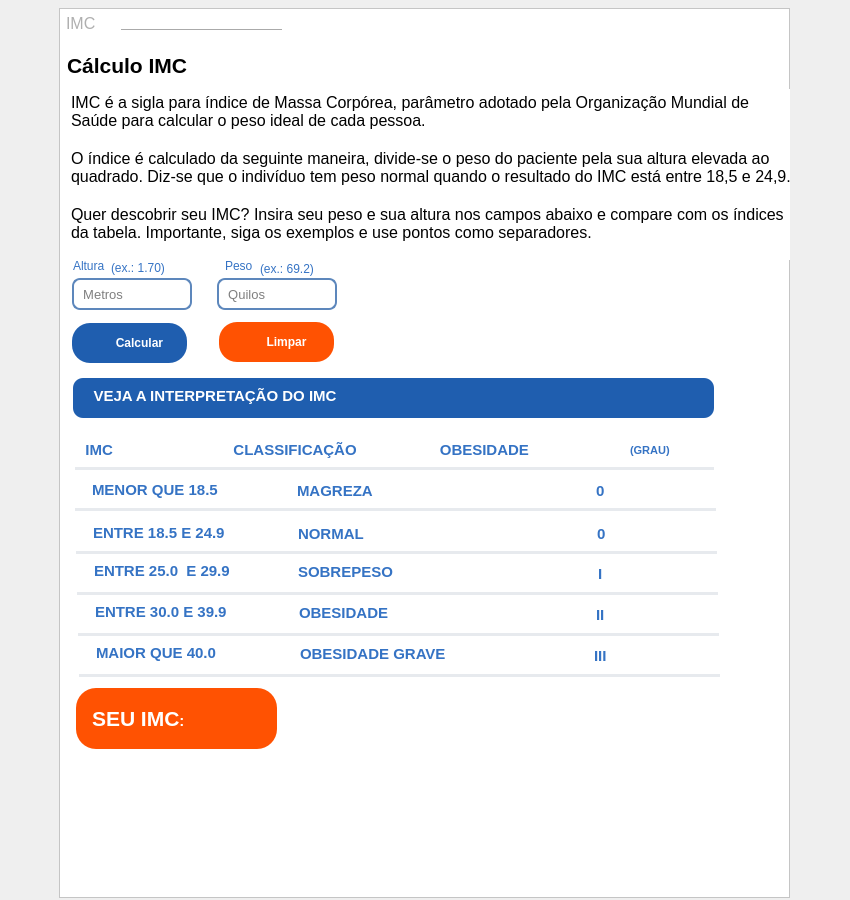
<?xml version="1.0" encoding="UTF-8"?>
<ui version="4.0">
 <class>imc</class>
 <widget class="QMainWindow" name="imc">
  <property name="geometry">
   <rect>
    <x>0</x>
    <y>0</y>
    <width>850</width>
    <height>900</height>
   </rect>
  </property>
  <property name="minimumSize">
   <size>
    <width>0</width>
    <height>890</height>
   </size>
  </property>
  <property name="windowTitle">
   <string>IMC</string>
  </property>
  <widget class="QWidget" name="centralwidget">
   <property name="minimumSize">
    <size>
     <width>0</width>
     <height>890</height>
    </size>
   </property>
   <layout class="QGridLayout" name="gridLayout">
    <property name="leftMargin">
     <number>0</number>
    </property>
    <property name="topMargin">
     <number>0</number>
    </property>
    <property name="rightMargin">
     <number>0</number>
    </property>
    <property name="bottomMargin">
     <number>0</number>
    </property>
    <property name="spacing">
     <number>0</number>
    </property>
    <item row="0" column="1">
     <widget class="QFrame" name="frame">
      <property name="minimumSize">
       <size>
        <width>0</width>
        <height>890</height>
       </size>
      </property>
      <property name="maximumSize">
       <size>
        <width>731</width>
        <height>884</height>
       </size>
      </property>
      <property name="styleSheet">
       <string notr="true">background-color: rgb(255, 255, 255);</string>
      </property>
      <property name="frameShape">
       <enum>QFrame::StyledPanel</enum>
      </property>
      <property name="frameShadow">
       <enum>QFrame::Raised</enum>
      </property>
      <widget class="QTextEdit" name="textEdit">
       <property name="geometry">
        <rect>
         <x>3</x>
         <y>2</y>
         <width>61</width>
         <height>31</height>
        </rect>
       </property>
       <property name="styleSheet">
        <string notr="true">font: 12pt &quot;Courier&quot;;
border: none;</string>
       </property>
       <property name="html">
        <string>&lt;!DOCTYPE HTML PUBLIC &quot;-//W3C//DTD HTML 4.0//EN&quot; &quot;http://www.w3.org/TR/REC-html40/strict.dtd&quot;&gt;
&lt;html&gt;&lt;head&gt;&lt;meta name=&quot;qrichtext&quot; content=&quot;1&quot; /&gt;&lt;style type=&quot;text/css&quot;&gt;
p, li { white-space: pre-wrap; }
&lt;/style&gt;&lt;/head&gt;&lt;body style=&quot; font-family:'Courier'; font-size:12pt; font-weight:400; font-style:normal;&quot;&gt;
&lt;p style=&quot; margin-top:0px; margin-bottom:0px; margin-left:0px; margin-right:0px; -qt-block-indent:0; text-indent:0px;&quot;&gt;&lt;span style=&quot; font-family:'MS Shell Dlg 2'; color:#afafaf;&quot;&gt;IMC&lt;/span&gt;&lt;/p&gt;&lt;/body&gt;&lt;/html&gt;</string>
       </property>
      </widget>
      <widget class="Line" name="line">
       <property name="geometry">
        <rect>
         <x>62</x>
         <y>12</y>
         <width>161</width>
         <height>20</height>
        </rect>
       </property>
       <property name="orientation">
        <enum>Qt::Horizontal</enum>
       </property>
      </widget>
      <widget class="QTextEdit" name="textEdit_2">
       <property name="geometry">
        <rect>
         <x>4</x>
         <y>41</y>
         <width>141</width>
         <height>41</height>
        </rect>
       </property>
       <property name="styleSheet">
        <string notr="true">font: 8pt &quot;Arial&quot;;
border: none;</string>
       </property>
       <property name="html">
        <string>&lt;!DOCTYPE HTML PUBLIC &quot;-//W3C//DTD HTML 4.0//EN&quot; &quot;http://www.w3.org/TR/REC-html40/strict.dtd&quot;&gt;
&lt;html&gt;&lt;head&gt;&lt;meta name=&quot;qrichtext&quot; content=&quot;1&quot; /&gt;&lt;style type=&quot;text/css&quot;&gt;
p, li { white-space: pre-wrap; }
&lt;/style&gt;&lt;/head&gt;&lt;body style=&quot; font-family:'Arial'; font-size:8pt; font-weight:400; font-style:normal;&quot;&gt;
&lt;p style=&quot; margin-top:0px; margin-bottom:0px; margin-left:0px; margin-right:0px; -qt-block-indent:0; text-indent:0px;&quot;&gt;&lt;span style=&quot; font-family:'MS Shell Dlg 2'; font-size:16pt; font-weight:600;&quot;&gt;Cálculo IMC&lt;/span&gt;&lt;/p&gt;&lt;/body&gt;&lt;/html&gt;</string>
       </property>
      </widget>
      <widget class="QTextEdit" name="textEdit_3">
       <property name="geometry">
        <rect>
         <x>8</x>
         <y>81</y>
         <width>731</width>
         <height>171</height>
        </rect>
       </property>
       <property name="styleSheet">
        <string notr="true">colo: c0c0c0;
font: 10pt &quot;Arial&quot;;
border:none;</string>
       </property>
       <property name="html">
        <string>&lt;!DOCTYPE HTML PUBLIC &quot;-//W3C//DTD HTML 4.0//EN&quot; &quot;http://www.w3.org/TR/REC-html40/strict.dtd&quot;&gt;
&lt;html&gt;&lt;head&gt;&lt;meta name=&quot;qrichtext&quot; content=&quot;1&quot; /&gt;&lt;style type=&quot;text/css&quot;&gt;
p, li { white-space: pre-wrap; }
&lt;/style&gt;&lt;/head&gt;&lt;body style=&quot; font-family:'Arial'; font-size:10pt; font-weight:400; font-style:normal;&quot;&gt;
&lt;p style=&quot; margin-top:0px; margin-bottom:0px; margin-left:0px; margin-right:0px; -qt-block-indent:0; text-indent:0px;&quot;&gt;&lt;span style=&quot; font-size:12pt;&quot;&gt;IMC é a sigla para índice de Massa Corpórea, parâmetro adotado pela Organização Mundial de Saúde para calcular o peso ideal de cada pessoa.&lt;/span&gt;&lt;/p&gt;
&lt;p style=&quot;-qt-paragraph-type:empty; margin-top:0px; margin-bottom:0px; margin-left:0px; margin-right:0px; -qt-block-indent:0; text-indent:0px; font-size:12pt;&quot;&gt;&lt;br /&gt;&lt;/p&gt;
&lt;p style=&quot; margin-top:0px; margin-bottom:0px; margin-left:0px; margin-right:0px; -qt-block-indent:0; text-indent:0px;&quot;&gt;&lt;span style=&quot; font-size:12pt;&quot;&gt;O índice é calculado da seguinte maneira, divide-se o peso do paciente pela sua altura elevada ao quadrado. Diz-se que o indivíduo tem peso normal quando o resultado do IMC está entre 18,5 e 24,9.&lt;/span&gt;&lt;/p&gt;
&lt;p style=&quot;-qt-paragraph-type:empty; margin-top:0px; margin-bottom:0px; margin-left:0px; margin-right:0px; -qt-block-indent:0; text-indent:0px; font-size:12pt;&quot;&gt;&lt;br /&gt;&lt;/p&gt;
&lt;p style=&quot; margin-top:0px; margin-bottom:0px; margin-left:0px; margin-right:0px; -qt-block-indent:0; text-indent:0px;&quot;&gt;&lt;span style=&quot; font-size:12pt;&quot;&gt;Quer descobrir seu IMC? Insira seu peso e sua altura nos campos abaixo e compare com os índices da tabela. Importante, siga os exemplos e use pontos como separadores.&lt;/span&gt;&lt;/p&gt;&lt;/body&gt;&lt;/html&gt;</string>
       </property>
      </widget>
      <widget class="QLabel" name="label_altura">
       <property name="geometry">
        <rect>
         <x>14</x>
         <y>250</y>
         <width>41</width>
         <height>16</height>
        </rect>
       </property>
       <property name="styleSheet">
        <string notr="true">font: 10pt &quot;Arial&quot;;
color: #3573c4;</string>
       </property>
       <property name="text">
        <string>Altura</string>
       </property>
      </widget>
      <widget class="QLabel" name="label_170">
       <property name="geometry">
        <rect>
         <x>52</x>
         <y>250</y>
         <width>61</width>
         <height>20</height>
        </rect>
       </property>
       <property name="styleSheet">
        <string notr="true">font: 9pt &quot;Arial&quot;;
color: #3573c4;</string>
       </property>
       <property name="text">
        <string>(ex.: 1.70)</string>
       </property>
      </widget>
      <widget class="QLabel" name="label_peso">
       <property name="geometry">
        <rect>
         <x>166</x>
         <y>250</y>
         <width>41</width>
         <height>16</height>
        </rect>
       </property>
       <property name="styleSheet">
        <string notr="true">font: 10pt &quot;Arial&quot;;
color: #3573c4;</string>
       </property>
       <property name="text">
        <string>Peso</string>
       </property>
      </widget>
      <widget class="QLabel" name="label_171">
       <property name="geometry">
        <rect>
         <x>201</x>
         <y>250</y>
         <width>61</width>
         <height>21</height>
        </rect>
       </property>
       <property name="styleSheet">
        <string notr="true">font: 9pt &quot;Arial&quot;;
color: #3573c4;</string>
       </property>
       <property name="text">
        <string>(ex.: 69.2)</string>
       </property>
      </widget>
      <widget class="QLineEdit" name="lineEdit_altura">
       <property name="geometry">
        <rect>
         <x>13</x>
         <y>270</y>
         <width>120</width>
         <height>32</height>
        </rect>
       </property>
       <property name="sizePolicy">
        <sizepolicy hsizetype="Expanding" vsizetype="Expanding">
         <horstretch>0</horstretch>
         <verstretch>0</verstretch>
        </sizepolicy>
       </property>
       <property name="baseSize">
        <size>
         <width>0</width>
         <height>0</height>
        </size>
       </property>
       <property name="font">
        <font>
         <family>Arial</family>
         <pointsize>10</pointsize>
        </font>
       </property>
       <property name="styleSheet">
        <string notr="true">border: 2px solid #5D87BC;
border-radius: 8px;</string>
       </property>
       <property name="placeholderText">
        <string>  Metros</string>
       </property>
      </widget>
      <widget class="QLineEdit" name="lineEdit_peso">
       <property name="geometry">
        <rect>
         <x>158</x>
         <y>270</y>
         <width>120</width>
         <height>32</height>
        </rect>
       </property>
       <property name="sizePolicy">
        <sizepolicy hsizetype="Expanding" vsizetype="Expanding">
         <horstretch>0</horstretch>
         <verstretch>0</verstretch>
        </sizepolicy>
       </property>
       <property name="baseSize">
        <size>
         <width>0</width>
         <height>0</height>
        </size>
       </property>
       <property name="font">
        <font>
         <family>Arial</family>
         <pointsize>10</pointsize>
        </font>
       </property>
       <property name="styleSheet">
        <string notr="true">border: 2px solid #5D87BC;
border-radius: 8px;</string>
       </property>
       <property name="alignment">
        <set>Qt::AlignLeading|Qt::AlignLeft|Qt::AlignVCenter</set>
       </property>
       <property name="placeholderText">
        <string>  Quilos</string>
       </property>
      </widget>
      <widget class="QPushButton" name="pb_calcular">
       <property name="geometry">
        <rect>
         <x>13</x>
         <y>315</y>
         <width>115</width>
         <height>40</height>
        </rect>
       </property>
       <property name="layoutDirection">
        <enum>Qt::RightToLeft</enum>
       </property>
       <property name="styleSheet">
        <string notr="true">background-color: #1f5eaf;
font: 75 10pt &quot;Arial&quot;;
color: #FFF;
border-radius: 18px;
font-weight: 600;</string>
       </property>
       <property name="text">
        <string>      Calcular</string>
       </property>
       <property name="icon">
        <iconset>
         <normaloff>../../../../Downloads/a (1).png</normaloff>
         <normalon>../../../../Downloads/a (1).png</normalon>../../../../Downloads/a (1).png</iconset>
       </property>
       <property name="iconSize">
        <size>
         <width>25</width>
         <height>25</height>
        </size>
       </property>
      </widget>
      <widget class="QPushButton" name="pb_limpar">
       <property name="geometry">
        <rect>
         <x>160</x>
         <y>314</y>
         <width>115</width>
         <height>40</height>
        </rect>
       </property>
       <property name="layoutDirection">
        <enum>Qt::RightToLeft</enum>
       </property>
       <property name="styleSheet">
        <string notr="true">background-color: #ff5202;
font: 75 10pt &quot;Arial&quot;;
color: #FFF;
border-radius: 18px;
font-weight: 600;</string>
       </property>
       <property name="text">
        <string>      Limpar</string>
       </property>
       <property name="icon">
        <iconset>
         <normaloff>../../../../Downloads/a (2).png</normaloff>
         <normalon>../../../../Downloads/a (2).png</normalon>../../../../Downloads/a (2).png</iconset>
       </property>
       <property name="iconSize">
        <size>
         <width>25</width>
         <height>25</height>
        </size>
       </property>
      </widget>
      <widget class="QTextEdit" name="textEdit_interpretacao">
       <property name="geometry">
        <rect>
         <x>14</x>
         <y>370</y>
         <width>641</width>
         <height>40</height>
        </rect>
       </property>
       <property name="sizePolicy">
        <sizepolicy hsizetype="Expanding" vsizetype="Expanding">
         <horstretch>0</horstretch>
         <verstretch>0</verstretch>
        </sizepolicy>
       </property>
       <property name="font">
        <font>
         <family>Arial</family>
         <pointsize>10</pointsize>
         <italic>false</italic>
        </font>
       </property>
       <property name="styleSheet">
        <string notr="true">background-color: #1f5eaf;
font: 75 10pt &quot;Arial&quot;;
font: 10pt &quot;Arial&quot;;
color: #FFF;
border-radius: 10px;
padding-top: 5px;</string>
       </property>
       <property name="html">
        <string>&lt;!DOCTYPE HTML PUBLIC &quot;-//W3C//DTD HTML 4.0//EN&quot; &quot;http://www.w3.org/TR/REC-html40/strict.dtd&quot;&gt;
&lt;html&gt;&lt;head&gt;&lt;meta name=&quot;qrichtext&quot; content=&quot;1&quot; /&gt;&lt;style type=&quot;text/css&quot;&gt;
p, li { white-space: pre-wrap; }
&lt;/style&gt;&lt;/head&gt;&lt;body style=&quot; font-family:'Arial'; font-size:10pt; font-weight:400; font-style:normal;&quot;&gt;
&lt;p style=&quot; margin-top:0px; margin-bottom:0px; margin-left:0px; margin-right:0px; -qt-block-indent:0; text-indent:0px;&quot;&gt;&lt;span style=&quot; font-size:11pt; font-weight:600;&quot;&gt;    VEJA A INTERPRETAÇÃO DO IMC&lt;/span&gt;&lt;/p&gt;&lt;/body&gt;&lt;/html&gt;</string>
       </property>
      </widget>
      <widget class="QWidget" name="widget_tabela" native="true">
       <property name="geometry">
        <rect>
         <x>16</x>
         <y>422</y>
         <width>691</width>
         <height>251</height>
        </rect>
       </property>
       <property name="styleSheet">
        <string notr="true"/>
       </property>
       <widget class="QLabel" name="label_title_imc">
        <property name="geometry">
         <rect>
          <x>-2</x>
          <y>-1</y>
          <width>641</width>
          <height>41</height>
         </rect>
        </property>
        <property name="styleSheet">
         <string notr="true">font-size: 11pt;
color: #3573c4;
font-weight: 500;
border-bottom: 3px solid #e7eaee;</string>
        </property>
        <property name="text">
         <string>   IMC                             CLASSIFICAÇÃO                    OBESIDADE</string>
        </property>
       </widget>
       <widget class="QLabel" name="label_2">
        <property name="geometry">
         <rect>
          <x>555</x>
          <y>10</y>
          <width>51</width>
          <height>21</height>
         </rect>
        </property>
        <property name="styleSheet">
         <string notr="true">font-size: 8pt;
color: #3573c4;
font-weight: 500;
</string>
        </property>
        <property name="text">
         <string>(GRAU)</string>
        </property>
       </widget>
       <widget class="QWidget" name="widget_normal" native="true">
        <property name="geometry">
         <rect>
          <x>1</x>
          <y>83</y>
          <width>641</width>
          <height>41</height>
         </rect>
        </property>
        <property name="styleSheet">
         <string notr="true">border-bottom: 3px solid #e7eaee;</string>
        </property>
        <widget class="QLabel" name="label">
         <property name="geometry">
          <rect>
           <x>17</x>
           <y>9</y>
           <width>151</width>
           <height>21</height>
          </rect>
         </property>
         <property name="styleSheet">
          <string notr="true">font-size: 11pt;
border: none;
color: #3573c4;
font-weight: 500;</string>
         </property>
         <property name="text">
          <string>ENTRE 18.5 E 24.9</string>
         </property>
        </widget>
        <widget class="QLabel" name="label_4">
         <property name="geometry">
          <rect>
           <x>222</x>
           <y>10</y>
           <width>151</width>
           <height>21</height>
          </rect>
         </property>
         <property name="styleSheet">
          <string notr="true">font-size: 11pt;
border: none;
color: #3573c4;
font-weight: 500;</string>
         </property>
         <property name="text">
          <string>NORMAL</string>
         </property>
        </widget>
        <widget class="QLabel" name="label_5">
         <property name="geometry">
          <rect>
           <x>521</x>
           <y>10</y>
           <width>41</width>
           <height>21</height>
          </rect>
         </property>
         <property name="styleSheet">
          <string notr="true">font-size: 11pt;
color: #3573c4;
font-weight: 500;
border:none;</string>
         </property>
         <property name="text">
          <string>0</string>
         </property>
        </widget>
       </widget>
       <widget class="QWidget" name="widget_sobrepeso" native="true">
        <property name="geometry">
         <rect>
          <x>2</x>
          <y>124</y>
          <width>641</width>
          <height>41</height>
         </rect>
        </property>
        <property name="styleSheet">
         <string notr="true">border-bottom: 3px solid #e7eaee;</string>
        </property>
        <widget class="QLabel" name="label_6">
         <property name="geometry">
          <rect>
           <x>17</x>
           <y>6</y>
           <width>151</width>
           <height>21</height>
          </rect>
         </property>
         <property name="styleSheet">
          <string notr="true">font-size: 11pt;
border: none;
color: #3573c4;
font-weight: 500;</string>
         </property>
         <property name="text">
          <string>ENTRE 25.0  E 29.9</string>
         </property>
        </widget>
        <widget class="QLabel" name="label_7">
         <property name="geometry">
          <rect>
           <x>221</x>
           <y>7</y>
           <width>151</width>
           <height>21</height>
          </rect>
         </property>
         <property name="styleSheet">
          <string notr="true">font-size: 11pt;
border: none;
color: #3573c4;
font-weight: 500;</string>
         </property>
         <property name="text">
          <string>SOBREPESO</string>
         </property>
        </widget>
        <widget class="QLabel" name="label_8">
         <property name="geometry">
          <rect>
           <x>521</x>
           <y>9</y>
           <width>41</width>
           <height>21</height>
          </rect>
         </property>
         <property name="styleSheet">
          <string notr="true">font-size: 11pt;
border: none;
color: #3573c4;
font-weight: 500;
</string>
         </property>
         <property name="text">
          <string>I</string>
         </property>
        </widget>
       </widget>
       <widget class="QWidget" name="widget_obesidade" native="true">
        <property name="geometry">
         <rect>
          <x>3</x>
          <y>165</y>
          <width>641</width>
          <height>41</height>
         </rect>
        </property>
        <property name="styleSheet">
         <string notr="true">border-bottom: 3px solid #e7eaee;</string>
        </property>
        <widget class="QLabel" name="label_9">
         <property name="geometry">
          <rect>
           <x>17</x>
           <y>6</y>
           <width>151</width>
           <height>21</height>
          </rect>
         </property>
         <property name="styleSheet">
          <string notr="true">font-size: 11pt;
border: none;
color: #3573c4;
font-weight: 500;</string>
         </property>
         <property name="text">
          <string>ENTRE 30.0 E 39.9</string>
         </property>
        </widget>
        <widget class="QLabel" name="label_10">
         <property name="geometry">
          <rect>
           <x>221</x>
           <y>7</y>
           <width>151</width>
           <height>21</height>
          </rect>
         </property>
         <property name="styleSheet">
          <string notr="true">font-size: 11pt;
border: none;
color: #3573c4;
font-weight: 500;</string>
         </property>
         <property name="text">
          <string>OBESIDADE</string>
         </property>
        </widget>
        <widget class="QLabel" name="label_11">
         <property name="geometry">
          <rect>
           <x>518</x>
           <y>9</y>
           <width>41</width>
           <height>21</height>
          </rect>
         </property>
         <property name="styleSheet">
          <string notr="true">font-size: 11pt;
border: none;
color: #3573c4;
font-weight: 500;
</string>
         </property>
         <property name="text">
          <string>II</string>
         </property>
        </widget>
       </widget>
       <widget class="QWidget" name="widget_obesidade_grave" native="true">
        <property name="geometry">
         <rect>
          <x>4</x>
          <y>206</y>
          <width>641</width>
          <height>41</height>
         </rect>
        </property>
        <property name="styleSheet">
         <string notr="true">border-bottom: 3px solid #e7eaee;</string>
        </property>
        <widget class="QLabel" name="label_12">
         <property name="geometry">
          <rect>
           <x>17</x>
           <y>6</y>
           <width>151</width>
           <height>21</height>
          </rect>
         </property>
         <property name="styleSheet">
          <string notr="true">font-size: 11pt;
border: none;
color: #3573c4;
font-weight: 500;</string>
         </property>
         <property name="text">
          <string>MAIOR QUE 40.0</string>
         </property>
        </widget>
        <widget class="QLabel" name="label_13">
         <property name="geometry">
          <rect>
           <x>221</x>
           <y>7</y>
           <width>151</width>
           <height>21</height>
          </rect>
         </property>
         <property name="styleSheet">
          <string notr="true">font-size: 11pt;
border: none;
color: #3573c4;
font-weight: 500;</string>
         </property>
         <property name="text">
          <string>OBESIDADE GRAVE</string>
         </property>
        </widget>
        <widget class="QLabel" name="label_14">
         <property name="geometry">
          <rect>
           <x>515</x>
           <y>9</y>
           <width>41</width>
           <height>21</height>
          </rect>
         </property>
         <property name="styleSheet">
          <string notr="true">font-size: 11pt;
border: none;
color: #3573c4;
font-weight: 500;
</string>
         </property>
         <property name="text">
          <string>III</string>
         </property>
        </widget>
       </widget>
       <widget class="QWidget" name="widget_magreza" native="true">
        <property name="geometry">
         <rect>
          <x>0</x>
          <y>40</y>
          <width>641</width>
          <height>41</height>
         </rect>
        </property>
        <property name="styleSheet">
         <string notr="true">border-bottom: 3px solid #e7eaee;</string>
        </property>
        <widget class="QLabel" name="label_3">
         <property name="geometry">
          <rect>
           <x>17</x>
           <y>9</y>
           <width>151</width>
           <height>21</height>
          </rect>
         </property>
         <property name="styleSheet">
          <string notr="true">font-size: 11pt;
border: none;
color: #3573c4;
font-weight: 500;</string>
         </property>
         <property name="text">
          <string>MENOR QUE 18.5</string>
         </property>
        </widget>
        <widget class="QLabel" name="label_15">
         <property name="geometry">
          <rect>
           <x>222</x>
           <y>10</y>
           <width>151</width>
           <height>21</height>
          </rect>
         </property>
         <property name="styleSheet">
          <string notr="true">font-size: 11pt;
border: none;
color: #3573c4;
font-weight: 500;</string>
         </property>
         <property name="text">
          <string>MAGREZA</string>
         </property>
        </widget>
        <widget class="QLabel" name="label_16">
         <property name="geometry">
          <rect>
           <x>521</x>
           <y>10</y>
           <width>41</width>
           <height>21</height>
          </rect>
         </property>
         <property name="styleSheet">
          <string notr="true">font-size: 11pt;
color: #3573c4;
font-weight: 500;
border:none;</string>
         </property>
         <property name="text">
          <string>0</string>
         </property>
        </widget>
       </widget>
      </widget>
      <widget class="QLabel" name="label_seuimc">
       <property name="geometry">
        <rect>
         <x>17</x>
         <y>680</y>
         <width>201</width>
         <height>61</height>
        </rect>
       </property>
       <property name="whatsThis">
        <string>&lt;html&gt;&lt;head/&gt;&lt;body&gt;&lt;p&gt;&lt;span style=&quot; font-weight:400;&quot;&gt;&lt;br/&gt;&lt;/span&gt;&lt;/p&gt;&lt;/body&gt;&lt;/html&gt;</string>
       </property>
       <property name="styleSheet">
        <string notr="true">background-color: #ff5202;
color: #FFF;
border-radius: 20px;
font-size: 16pt;
font-family: Arial;
padding-left: 10px;
font: bold;</string>
       </property>
       <property name="text">
        <string>&lt;html&gt;&lt;head/&gt;&lt;body&gt;&lt;p&gt;SEU IMC&lt;span style=&quot; font-size:11pt;&quot;&gt;:&lt;/span&gt;&lt;/p&gt;&lt;/body&gt;&lt;/html&gt;</string>
       </property>
      </widget>
     </widget>
    </item>
   </layout>
  </widget>
 </widget>
 <resources/>
 <connections/>
</ui>
